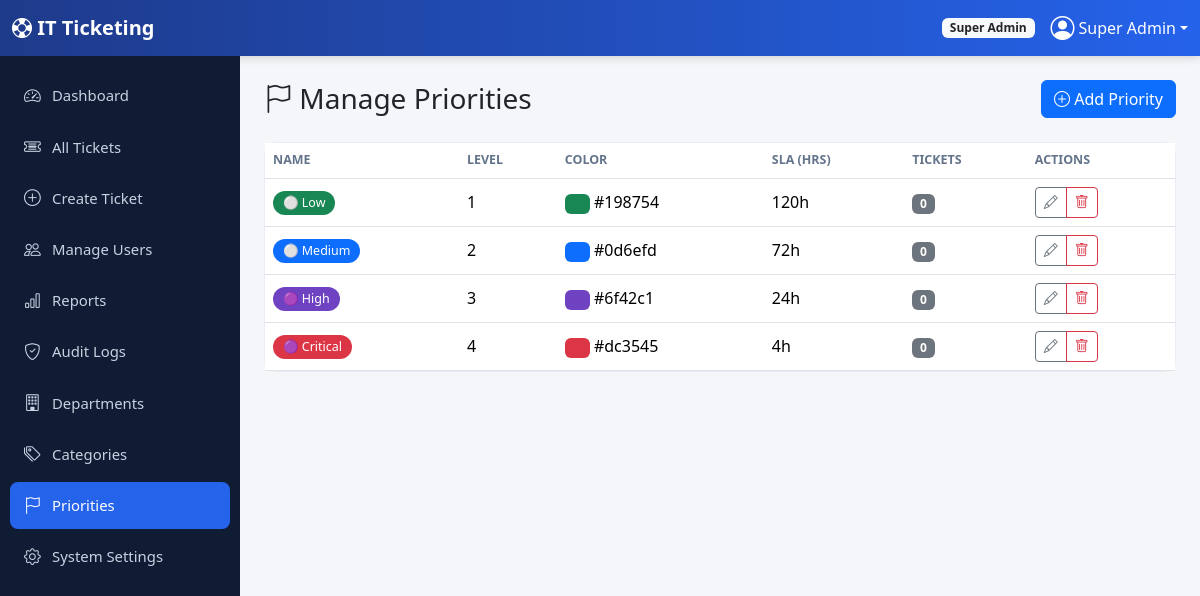
/admin/priorities.php (signed in), run on the app's committed database.
### tables this page shows
CREATE TABLE users (
  id INT AUTO_INCREMENT PRIMARY KEY,
  name VARCHAR(100) NOT NULL,
  email VARCHAR(150) NOT NULL UNIQUE,
  phone VARCHAR(30) DEFAULT NULL,
  password VARCHAR(255) NOT NULL,
  role ENUM('super_admin','it_admin','technician','user') NOT NULL DEFAULT 'user',
  department_id INT DEFAULT NULL,
  status ENUM('active','inactive','suspended') NOT NULL DEFAULT 'active',
  avatar VARCHAR(255) DEFAULT NULL,
  remember_token VARCHAR(255) DEFAULT NULL,
  reset_token VARCHAR(255) DEFAULT NULL,
  reset_expires DATETIME DEFAULT NULL,
  last_login DATETIME DEFAULT NULL,
  created_at TIMESTAMP DEFAULT CURRENT_TIMESTAMP,
  updated_at TIMESTAMP DEFAULT CURRENT_TIMESTAMP ON UPDATE CURRENT_TIMESTAMP,
  FOREIGN KEY (department_id) REFERENCES departments(id) ON DELETE SET NULL
);

CREATE TABLE priorities (
  id INT AUTO_INCREMENT PRIMARY KEY,
  name VARCHAR(50) NOT NULL,
  level INT NOT NULL DEFAULT 1,       
  color VARCHAR(20) NOT NULL DEFAULT '#6c757d',
  sla_hours INT DEFAULT 72,
  status TINYINT(1) NOT NULL DEFAULT 1
);

### admin/priorities.php (the view, shortened to what this page needs)
<?php
require_once __DIR__ . '/../includes/functions.php';
$priorities = $pdo->query("SELECT p.*, (SELECT COUNT(*) FROM tickets t WHERE t.priority_id=p.id) ticket_count FROM priorities p ORDER BY p.level")->fetchAll();
include __DIR__ . '/../includes/header.php';
?>
<div class="d-flex">
<?php include __DIR__ . '/../includes/sidebar.php'; ?>
<div class="main-content flex-grow-1">
  <div class="d-flex justify-content-between align-items-center mb-4">
    <h3 class="mb-0"><i class="bi bi-flag"></i> Manage Priorities</h3>
    <button class="btn btn-primary" data-bs-toggle="modal" data-bs-target="#prModal" onclick="resetForm()"><i class="bi bi-plus-circle"></i> Add Priority</button>
  </div>
  <div class="card">
    <div class="table-responsive">
      <table class="table table-hover align-middle mb-0">
        <thead><tr><th>Name</th><th>Level</th><th>Color</th><th>SLA (hrs)</th><th>Tickets</th><th>Actions</th></tr></thead>
        <tbody>
        <?php foreach ($priorities as $p): ?>
          <tr>
            <td><?= priorityBadge($p['name'], $p['color']) ?></td>
            <td><?= $p['level'] ?></td>
            <td><span class="badge" style="background:<?= e($p['color']) ?>">&nbsp;&nbsp;&nbsp;</span> <?= e($p['color']) ?></td>
            <td><?= $p['sla_hours'] ?>h</td>
            <td><span class="badge bg-secondary"><?= $p['ticket_count'] ?></span></td>
            <td>
              <div class="btn-group btn-group-sm">
                <button class="btn btn-outline-secondary" onclick='editModal(<?= json_encode($p) ?>)'><i class="bi bi-pencil"></i></button>
                <a href="?delete=<?= $p['id'] ?>&csrf=<?= csrfToken() ?>" class="btn btn-outline-danger confirm-delete"><i class="bi bi-trash"></i></a>
              </div>
            </td>
          </tr>
        <?php endforeach; ?>
        </tbody>
      </table>
    </div>
  </div>
</div>
</div>
<?php include __DIR__ . '/../includes/footer.php'; ?>

### includes/header.php (shortened to what this page needs)
<?php
require_once __DIR__ . '/functions.php';
$user = currentUser();
?>
<!DOCTYPE html>
<html lang="en">
<head>
<link href="https://cdn.jsdelivr.net/npm/bootstrap@5.3.3/dist/css/bootstrap.min.css" rel="stylesheet">
<link href="https://cdn.jsdelivr.net/npm/bootstrap-icons@1.11.3/font/bootstrap-icons.css" rel="stylesheet">
<link href="<?= baseUrl('assets/css/style.css') ?>" rel="stylesheet">
</head>
<body>
<?php if (isLoggedIn()): ?>
<nav class="navbar navbar-expand-lg navbar-dark app-navbar sticky-top">
  <div class="container-fluid">
    <a class="navbar-brand fw-bold" href="<?= baseUrl(dashboardUrl()) ?>"><i class="bi bi-life-preserver"></i> IT Ticketing</a>
    <div class="ms-auto d-flex align-items-center gap-3">
      <span class="badge bg-light text-dark d-none d-md-inline"><?= e(roleLabel($_SESSION['role'])) ?></span>
      <div class="dropdown">
        <a href="#" class="d-flex align-items-center text-white text-decoration-none dropdown-toggle" data-bs-toggle="dropdown">
          <i class="bi bi-person-circle fs-4 me-1"></i> <?= e($user['name'] ?? '') ?>
        </a>
      </div>
    </div>
  </div>
</nav>
<?php endif; ?>

### includes/functions.php (shortened to what this page needs)
<?php
require_once __DIR__ . '/../config/db.php';
function isLoggedIn() {
    return isset($_SESSION['user_id']);
}
function currentUser() {
    global $pdo;
    static $user = null;
    if ($user === null) {
        $stmt = $pdo->prepare("SELECT * FROM users WHERE id = ?");
        $stmt->execute([$_SESSION['user_id']]);
        $user = $stmt->fetch();
    }
    return $user;
}
function roleLabel($role) {
    $labels = [
        'super_admin' => 'Super Admin',
        'it_admin'    => 'IT Admin',
        'technician'  => 'Technician',
        'user'        => 'User',
    ];
    return $labels[$role] ?? ucfirst($role);
}
function dashboardUrl($role = null) {
    $role = $role ?? ($_SESSION['role'] ?? 'user');
    if (in_array($role, ['super_admin', 'it_admin'])) return 'admin/dashboard.php';
    return 'user/dashboard.php';
}
function baseUrl($path = '') {
    $base = rtrim(dirname($_SERVER['SCRIPT_NAME']), '/\\');
    $root = preg_replace('#/(admin|technician|user|auth|ajax)$#', '', $base);
    return $root . '/' . ltrim($path, '/');
}
function csrfToken() {
    return $_SESSION['csrf_token'];
}
function priorityBadge($name, $color = null) {
    $isHigh = in_array(strtolower($name), ['high', 'critical']);
    $style = $color ? "background-color:$color;color:#fff;" : '';
    $icon = $isHigh ? '🟣' : '⚪';
    return '<span class="badge priority-badge" style="' . $style . '">' . $icon . ' ' . htmlspecialchars($name) . '</span>';
}
function e($str) {
    return htmlspecialchars($str ?? '', ENT_QUOTES, 'UTF-8');
}

### assets/css/style.css (style rules this page uses)
:root { --brand-primary: #2563eb; --brand-dark: #1e3a8a; --sidebar-width: 240px; }
body { background: #f4f6f9; font-family: 'Segoe UI', system-ui, -apple-system, sans-serif; }
.app-navbar { background: linear-gradient(90deg, var(--brand-dark), var(--brand-primary)); box-shadow: 0 2px 8px rgba(0,0,0,.15); }
.main-content { margin-left: var(--sidebar-width); padding: 24px; min-height: calc(100vh - 56px); }
.card { border-radius: 12px; border: 1px solid #e9edf3; }
.table thead th { font-size: .78rem; text-transform: uppercase; color: #64748b; border-bottom-width: 1px; }
.status-badge, .priority-badge { font-size: .78rem; padding: 6px 10px; border-radius: 20px; font-weight: 500; }

### data on the page
users: name "Super Admin"
priorities: name "⚪", name "Low", level "1", color "#198754", sla_hours "120", ticket_count "0"
priorities: name "⚪", name "Medium", level "2", color "#0d6efd", sla_hours "72", ticket_count "0"
priorities: name "🟣", name "High", level "3", color "#6f42c1", sla_hours "24", ticket_count "0"
priorities: name "🟣", name "Critical", level "4", color "#dc3545", sla_hours "4", ticket_count "0"

### other printed values
roleLabel($_SESSION['role']) "Super Admin"
$label "Dashboard All Tickets Create Ticket Manage Users Reports Audit Logs Departments Categories Priorities System Settings"
